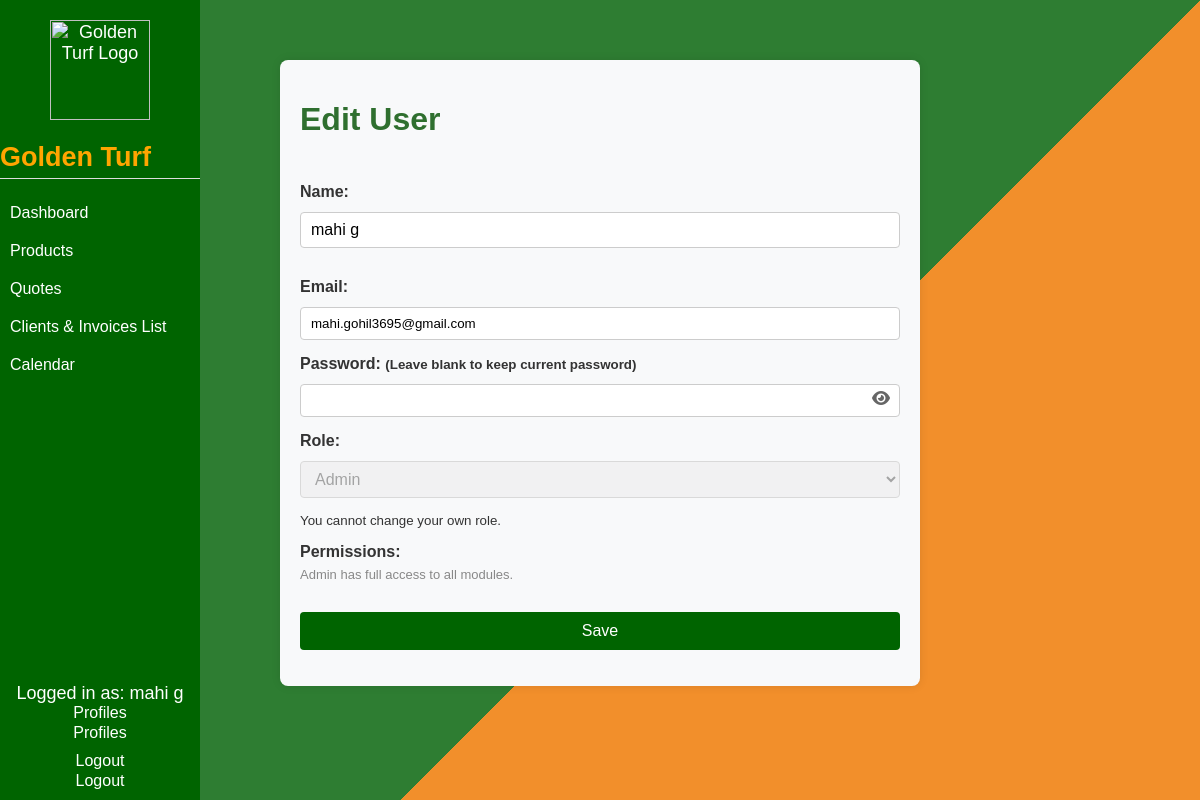
The page /profiles/edit/1 (signed in) on the database as committed earlier.
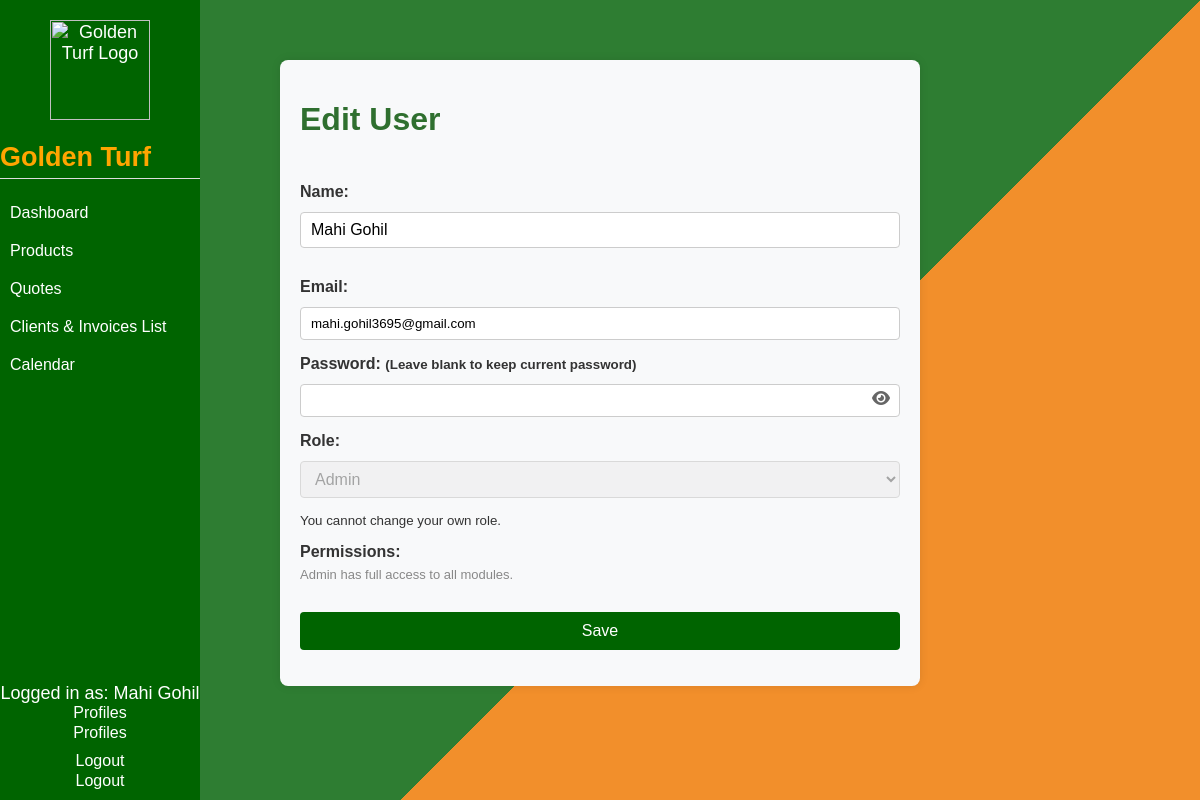
The same page on the database as committed later.
### tables this page shows
CREATE TABLE users (
            id INTEGER PRIMARY KEY AUTOINCREMENT,
            name TEXT NOT NULL,
            email TEXT UNIQUE NOT NULL,
            password TEXT NOT NULL
        , reset_token TEXT, token_expiry TEXT, role TEXT DEFAULT 'user', verification_code TEXT, permissions TEXT DEFAULT '');

### app.py (the view, shortened to what this page needs)
@app.route('/profiles/edit/<int:user_id>', methods=['GET', 'POST'])
def edit_user(user_id):
    if 'user_name' not in session:
        return redirect(url_for('login'))
    if session.get('user_role') != 'admin':
        return redirect(url_for('access_restricted'))
    conn = sqlite3.connect('users.db')
    c = conn.cursor()
    c.execute('SELECT COUNT(*) FROM users WHERE role = "admin"')
    only_one_admin = c.fetchone()[0] == 1
    session['only_one_admin'] = only_one_admin
    c.execute('SELECT id, name, email, role, permissions FROM users WHERE id = ?', (user_id,))
    user = c.fetchone()
    conn.close()
    if not user:
        flash('User not found.')
        return redirect(url_for('profiles'))
    is_admin = user and user[3] == 'admin'
    all_permissions = ['dashboard', 'clients', 'products_list', 'quotes', 'payments', 'calendar', 'profiles']
    user_permissions = user[4].split(',') if user and user[4] else []
    return render_template('edit_user.html', user=user, is_admin=is_admin, all_permissions=all_permissions, user_permissions=user_permissions)

### templates/edit_user.html (shortened to what the changed rows need)
     <div class="sidebar" style="position: fixed; top: 0; left: 0; width: 200px; height: 100%; background-color: #006400; color: white;">
        <h2 style="color: orange;">Golden Turf</h2>
        <div style="position: absolute; bottom: 20px; width: 100%; text-align: center;">
            <p style="color: white; margin-bottom: 10px;">Logged in as: {{ session.get('user_name', 'Unknown') }}</p>
            <a href="{{ url_for('profiles') }}" style="color: white; font-size: 16px; text-decoration: none; display: block; padding: 10px; margin-bottom: 10px;">Profiles</a>
            <a href="{{ url_for('logout') }}" style="color: white; font-size: 16px; text-decoration: none; display: block; padding: 10px;">Logout</a>
        </div>
    </div>
<!DOCTYPE html>
<html lang="en">
<head>
    <link rel="stylesheet" href="{{ url_for('static', filename='dashboard.css') }}" />
    <link rel="stylesheet" href="{{ url_for('static', filename='invoice.css') }}" />
    <link rel="stylesheet" href="https://cdnjs.cloudflare.com/ajax/libs/font-awesome/6.4.0/css/all.min.css" />
</head>
<body>
    <div class="container">
        <h1>Edit User</h1>
        <form method="POST" action="{{ url_for('edit_user', user_id=user[0]) }}">
            <label for="name">Name:</label>
            <input type="text" id="name" name="name" value="{{ user[1] }}" required />
            <label for="email">Email:</label>
            <input type="email" id="email" name="email" value="{{ user[2] }}" required />
            <label for="password">Password: <small>(Leave blank to keep current password)</small></label>
            <div class="password-container">
                <input type="password" id="password" name="password" />
                <i class="fa fa-eye toggle-password" id="togglePassword" title="Show/Hide Password"></i>
            </div>
            <label for="role">Role:</label>
            {% set is_id1 = user[0] == 1 %}
            {% set only_one_admin = user[3] == 'admin' and session['only_one_admin'] %}
            <select id="role" name="role" required {% if user[0] == session['user_id'] or only_one_admin or is_id1 %}disabled{% endif %}>
                <option value="admin" {% if user[3] == 'admin' %}selected{% endif %}>Admin</option>
            </select>
            {% if user[0] == session['user_id'] %}
            <small>You cannot change your own role.</small>
            {% elif is_id1 %}
            <input type="hidden" name="role" value="admin" />
            <small>User ID 1 must always be admin.</small>
            {% elif only_one_admin %}
            <input type="hidden" name="role" value="admin" />
            <small>There must always be at least one admin.</small>
            {% endif %}
            <label for="permissions">Permissions:</label>
            {% if user[3] == 'user' %}
            <div style="display: flex; flex-direction: column; align-items: flex-start;">
                {% set modules = ['dashboard', 'products', 'clients', 'quotes', 'payments', 'calendar'] %}
                {% set user_permissions = user[4].split(',') if user[4] else [] %}
                {% for module in modules %}
                    <label style="margin-bottom: 2px;">
                        <input type="checkbox" name="permissions" value="{{ module }}" {% if module in user_permissions %}checked{% endif %}>
                        Allow access to {{ module|capitalize }}
                    </label>
                {% endfor %}
                <span style="font-size: 12px; color: #888;">(Tick to allow access. Unticked = blocked.)</span>
            </div>
            {% else %}
            <div style="color: #888; font-size: 13px; margin-bottom: 10px;">Admin has full access to all modules.</div>
            {% endif %}
            <button type="submit">Save</button>
        </form>
    </div>
</body>
</html>

Rows that differ between the two databases and show on the page:
changed users "mahi.gohil3695@gmail.com": get "mahi g" → "Mahi Gohil"; name "mahi g" → "Mahi Gohil"
